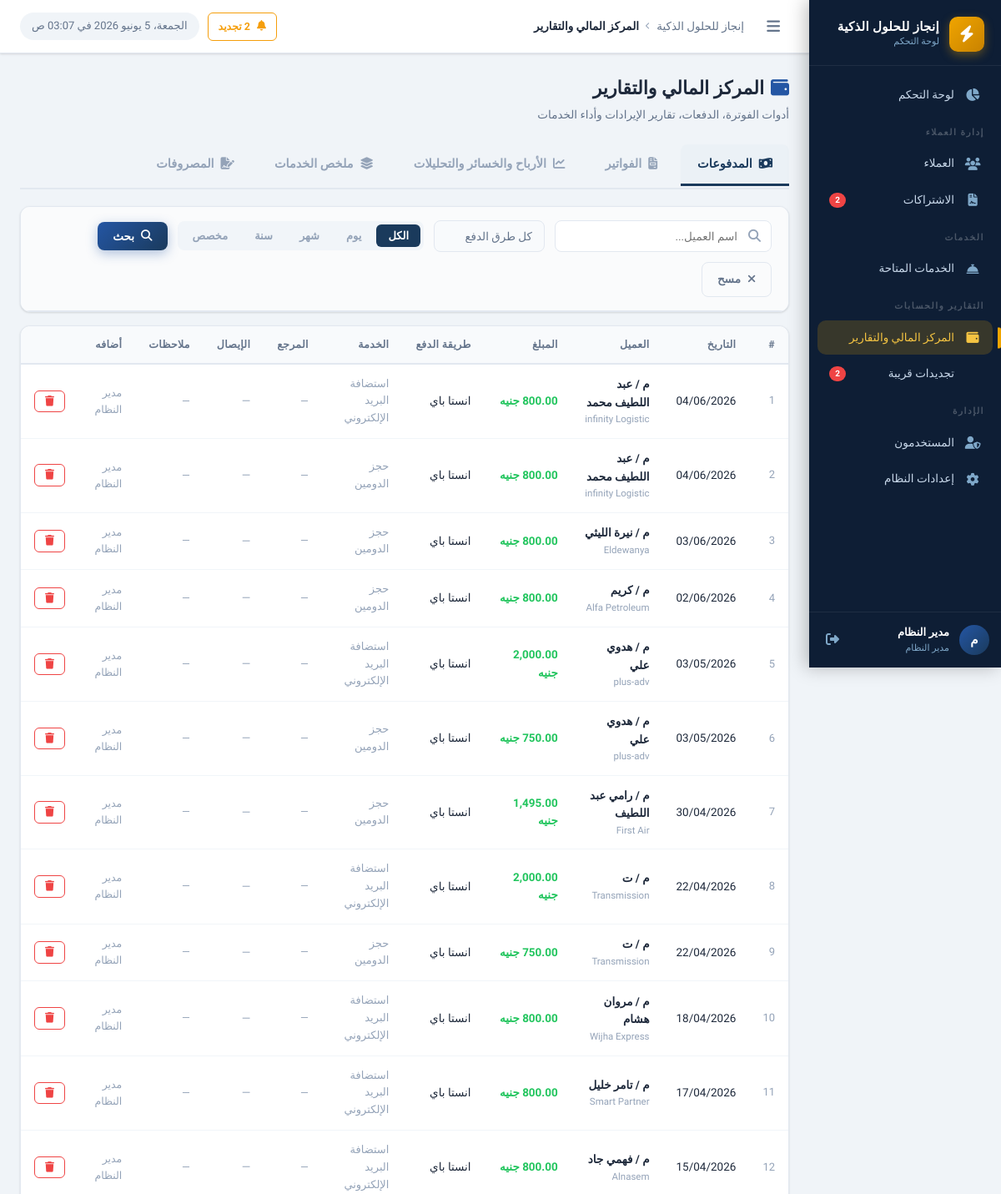
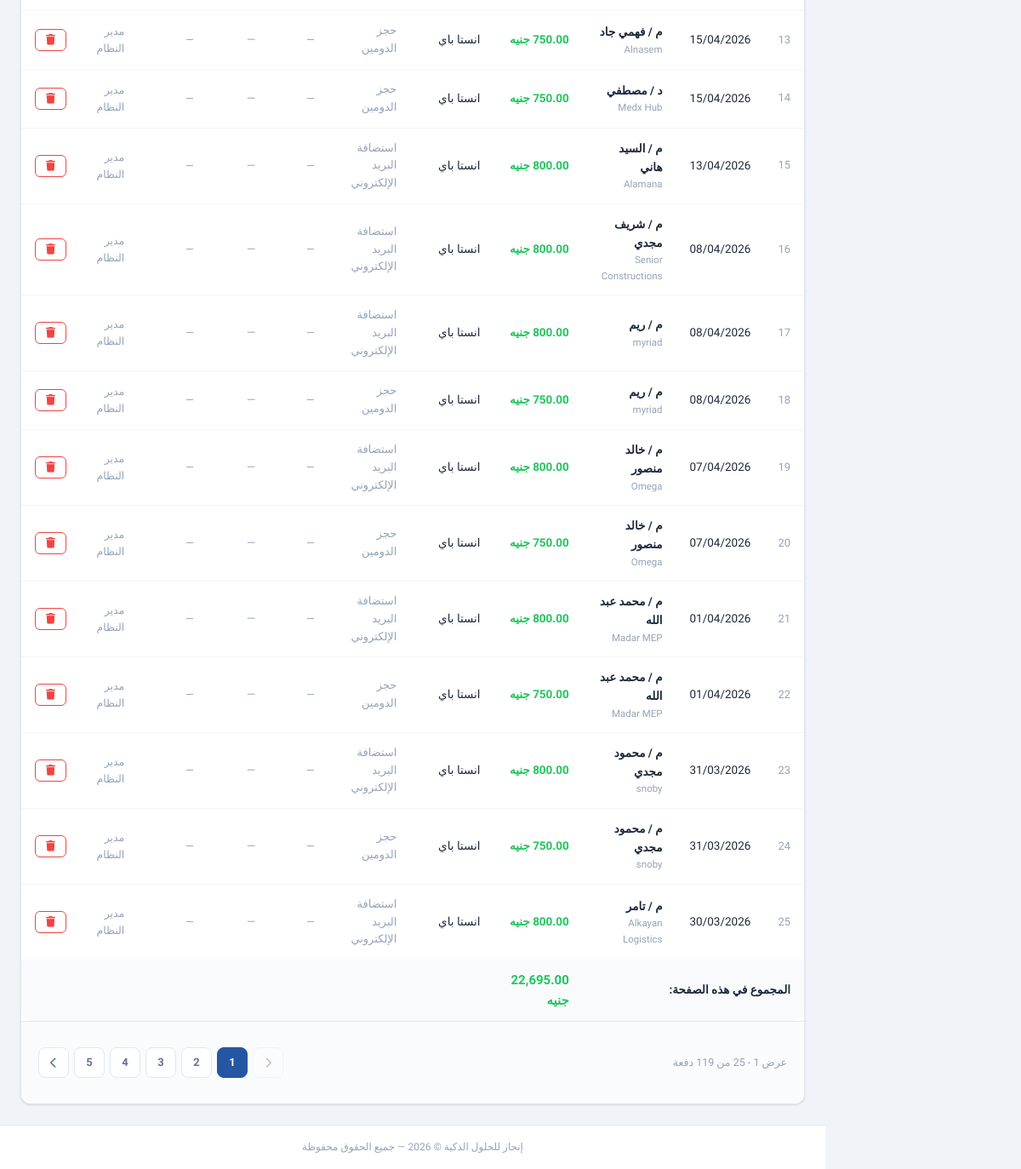
/reports/financial-hub.php?tab=payments (signed in), run on the app's committed database (2 pictures, top to bottom).
### tables this page shows
CREATE TABLE `payments` (
  `id` int UNSIGNED NOT NULL,
  `client_id` int UNSIGNED NOT NULL,
  `subscription_id` int UNSIGNED DEFAULT NULL COMMENT 'مرتبط باشتراك محدد (اختياري)',
  `amount` decimal(10,2) NOT NULL,
  `payment_date` date NOT NULL,
  `payment_method` varchar(100) NOT NULL DEFAULT 'كاش',
  `reference_number` varchar(200) DEFAULT NULL COMMENT 'رقم الإيصال أو التحويل',
  `notes` text,
  `receipt_file` varchar(255) DEFAULT NULL,
  `created_by` int UNSIGNED DEFAULT NULL,
  `created_at` datetime NOT NULL DEFAULT CURRENT_TIMESTAMP
);

CREATE TABLE `clients` (
  `id` int UNSIGNED NOT NULL,
  `name` varchar(200) NOT NULL COMMENT 'اسم العميل',
  `company_name` varchar(200) DEFAULT NULL COMMENT 'اسم الشركة',
  `mobile` varchar(20) NOT NULL COMMENT 'رقم الموبايل',
  `mobile_2` varchar(20) DEFAULT NULL COMMENT 'رقم موبايل إضافي',
  `activity` varchar(200) DEFAULT NULL COMMENT 'النشاط التجاري',
  `domain` varchar(255) DEFAULT NULL,
  `domain_provider` varchar(100) DEFAULT NULL,
  `username_note` varchar(200) DEFAULT NULL COMMENT 'اسم المستخدم (للإشارة)',
  `email` varchar(200) DEFAULT NULL,
  `address` text,
  `notes` text,
  `status` tinyint(1) NOT NULL DEFAULT '1' COMMENT '1=نشط, 0=موقوف',
  `created_by` int UNSIGNED DEFAULT NULL,
  `created_at` datetime NOT NULL DEFAULT CURRENT_TIMESTAMP,
  `updated_at` datetime NOT NULL DEFAULT CURRENT_TIMESTAMP ON UPDATE CURRENT_TIMESTAMP
);

CREATE TABLE `services` (
  `id` int UNSIGNED NOT NULL,
  `name` varchar(200) NOT NULL COMMENT 'اسم الخدمة',
  `description` text,
  `default_price` decimal(10,2) NOT NULL DEFAULT '0.00',
  `duration_months` int NOT NULL DEFAULT '12' COMMENT 'مدة الاشتراك الافتراضية بالأشهر',
  `status` tinyint(1) NOT NULL DEFAULT '1',
  `created_by` int UNSIGNED DEFAULT NULL,
  `created_at` datetime NOT NULL DEFAULT CURRENT_TIMESTAMP,
  `sort_order` int NOT NULL DEFAULT '0'
);

CREATE TABLE `users` (
  `id` int UNSIGNED NOT NULL,
  `username` varchar(100) NOT NULL,
  `password` varchar(255) NOT NULL,
  `full_name` varchar(200) NOT NULL,
  `role` enum('admin','employee') NOT NULL DEFAULT 'employee',
  `permissions` json DEFAULT NULL COMMENT 'صلاحيات مخصصة للموظف',
  `status` tinyint(1) NOT NULL DEFAULT '1' COMMENT '1=نشط, 0=موقوف',
  `last_login` datetime DEFAULT NULL,
  `created_at` datetime NOT NULL DEFAULT CURRENT_TIMESTAMP,
  `updated_at` datetime NOT NULL DEFAULT CURRENT_TIMESTAMP ON UPDATE CURRENT_TIMESTAMP
);

### includes/functions.php (called while the page is built, shortened)
<?php
function formatMoney(float $amount, string $currency = null): string {
    if ($currency === null) {
        $currency = getSetting('currency', 'جنيه');
    }
    return number_format($amount, 2) . ' ' . $currency;
}
function formatDate(?string $date, string $format = 'd/m/Y'): string {
    return date('d/m/Y', strtotime($date));
}
function paymentMethodLabel(string $method): string {
    $map = [
        'cash'     => 'كاش',
        'transfer' => 'تحويل بنكي',
        'check'    => 'شيك',
        'other'    => 'أخرى',
    ];
    return $map[$method] ?? $method;
}
function e(mixed $value): string {
    return htmlspecialchars((string)$value, ENT_QUOTES, 'UTF-8');
}
function clean(string $input): string {
    return trim(strip_tags($input));
}
function paginate(int $total, int $perPage, int $currentPage): array {
    $totalPages = max(1, (int)ceil($total / $perPage));
    $currentPage = max(1, min($currentPage, $totalPages));
    $offset = ($currentPage - 1) * $perPage;
    return [
        'total'        => $total,
        'per_page'     => $perPage,
        'current_page' => $currentPage,
        'total_pages'  => $totalPages,
        'offset'       => $offset,
        'has_prev'     => $currentPage > 1,
        'has_next'     => $currentPage < $totalPages,
    ];
}

### includes/auth.php (called while the page is built, shortened)
<?php
function hasPermission(string $permission): bool {
    if (($_SESSION['user_role'] ?? '') === 'admin') return true;
    $permissions = $_SESSION['user_permissions'] ?? [];
    return in_array($permission, $permissions, true);
}

### config/app.php (called while the page is built, shortened)
<?php
require_once INCLUDES_PATH . '/functions.php';
require_once INCLUDES_PATH . '/auth.php';
function getSettings(): array {
    static $settings = null;
    if ($settings === null) {
        try {
            $db  = getDB();
            $stmt = $db->query("SELECT `key`, `value` FROM `settings`");
            $settings = [];
            while ($row = $stmt->fetch()) {
                $settings[$row['key']] = $row['value'];
            }
        } catch (Exception $e) {
            $settings = [];
        }
    }
    return $settings;
}
function getSetting(string $key, string $default = ''): string {
    $settings = getSettings();
    return $settings[$key] ?? $default;
}

### reports/financial-hub.php (the view, shortened to what this page needs)
<?php
require_once dirname(__DIR__) . '/config/app.php';
$tab = $_GET['tab'] ?? 'payments';
$db = getDB();
if ($tab === 'payments') {
    $search  = clean($_GET['search'] ?? '');
    $method  = $_GET['method'] ?? '';
    $dateFrom= clean($_GET['date_from'] ?? '');
    $dateTo  = clean($_GET['date_to'] ?? '');
    $page    = max(1,(int)($_GET['page'] ?? 1));
    $perPage = 25;
    $where  = ['1=1'];
    $params = [];
    $whereStr = implode(' AND ', $where);
    $countStmt = $db->prepare("SELECT COUNT(*) FROM payments p LEFT JOIN clients c ON c.id=p.client_id WHERE $whereStr");
    $countStmt->execute($params);
    $total = (int)$countStmt->fetchColumn();
    $pager = paginate($total, $perPage, $page);
    $stmt = $db->prepare("
        SELECT p.*, c.name as client_name, c.company_name, u.full_name as added_by,
               s.name as service_name
        FROM payments p
        LEFT JOIN clients c ON c.id=p.client_id
        LEFT JOIN users u ON u.id=p.created_by
        LEFT JOIN client_subscriptions cs ON cs.id=p.subscription_id
        LEFT JOIN services s ON s.id=cs.service_id
        WHERE $whereStr
        ORDER BY p.payment_date DESC, p.created_at DESC
        LIMIT ? OFFSET ?
    ");
    $stmt->execute(array_merge($params,[$perPage,$pager['offset']]));
    $payments = $stmt->fetchAll();
        ?>
        <?php
}
require_once INCLUDES_PATH . '/header.php';
?>
<div class="page-header">
  <div class="page-header-text">
    <h1 class="page-title"><i class="fas fa-wallet" style="color:var(--primary-light);margin-left:8px;"></i>المركز المالي والتقارير</h1>
    <p class="page-subtitle">أدوات الفوترة، الدفعات، تقارير الإيرادات وأداء الخدمات</p>
  </div>
</div>
<div class="tabs-nav">
  <a href="?tab=payments" class="tab-btn <?= $tab === 'payments' ? 'active' : '' ?>">
    <i class="fas fa-money-bill-wave"></i> المدفوعات
  </a>
  <a href="?tab=invoices" class="tab-btn <?= $tab === 'invoices' ? 'active' : '' ?>">
    <i class="fas fa-file-invoice"></i> الفواتير
  </a>
  <a href="?tab=monthly" class="tab-btn <?= $tab === 'monthly' ? 'active' : '' ?>">
    <i class="fas fa-chart-line"></i> الأرباح والخسائر والتحليلات
  </a>
  <a href="?tab=services" class="tab-btn <?= $tab === 'services' ? 'active' : '' ?>">
    <i class="fas fa-layer-group"></i> ملخص الخدمات
  </a>
  <a href="?tab=expenses" class="tab-btn <?= $tab === 'expenses' ? 'active' : '' ?>">
    <i class="fas fa-file-signature"></i> المصروفات
  </a>
</div>
<div class="tab-content">
  <?php if ($tab === 'payments'): ?>
  <div class="card" style="margin-bottom:16px;">
    <div class="filters-bar">
      <form method="GET" style="display:flex;gap:12px;align-items:center;flex-wrap:wrap;width:100%;" id="searchForm">
        <div class="search-box">
          <input type="text" name="search" class="form-control" placeholder="اسم العميل..." value="<?= e($search) ?>" autocomplete="off">
        </div>
        <select name="method" class="form-control" style="width:auto;">
          <option value="">كل طرق الدفع</option>
        </select>
        <div class="btn-group" id="quickDateFilters" style="display:flex;gap:4px;background:#f1f5f9;padding:4px;border-radius:8px;">
          <button type="button" class="btn btn-sm" data-range="all" style="border:none;padding:6px 14px;border-radius:6px;font-weight:600;font-size:13px;cursor:pointer;transition:all 0.2s;">الكل</button>
          <button type="button" class="btn btn-sm" data-range="day" style="border:none;padding:6px 14px;border-radius:6px;font-weight:600;font-size:13px;cursor:pointer;transition:all 0.2s;">يوم</button>
          <button type="button" class="btn btn-sm" data-range="month" style="border:none;padding:6px 14px;border-radius:6px;font-weight:600;font-size:13px;cursor:pointer;transition:all 0.2s;">شهر</button>
          <button type="button" class="btn btn-sm" data-range="year" style="border:none;padding:6px 14px;border-radius:6px;font-weight:600;font-size:13px;cursor:pointer;transition:all 0.2s;">سنة</button>
          <button type="button" class="btn btn-sm" data-range="custom" style="border:none;padding:6px 14px;border-radius:6px;font-weight:600;font-size:13px;cursor:pointer;transition:all 0.2s;">مخصص</button>
        </div>
        <button type="submit" class="btn btn-primary"><i class="fas fa-search"></i> بحث</button>
        <a href="?tab=payments" class="btn btn-outline" id="clearSearchBtn"><i class="fas fa-times"></i> مسح</a>
      </form>
    </div>
  </div>
  <div class="card">
    <div class="table-wrapper">
      <table class="data-table">
        <thead>
          <tr>
            <th>#</th>
            <th>التاريخ</th>
            <th>العميل</th>
            <th>المبلغ</th>
            <th>طريقة الدفع</th>
            <th>الخدمة</th>
            <th>المرجع</th>
            <th>الإيصال</th>
            <th>ملاحظات</th>
            <th>أضافه</th>
            <?php if (hasPermission('delete_payments')): ?><th></th><?php endif; ?>
          </tr>
        </thead>
        <tbody>
          <?php if (empty($payments)): ?>
          <tr><td colspan="11"><div class="empty-state"><div class="empty-icon"><i class="fas fa-coins"></i></div><p class="empty-title">لا توجد مدفوعات</p></div></td></tr>
          <?php else: ?>
          <?php foreach ($payments as $i => $pay): ?>
          <tr>
            <td class="text-muted"><?= $pager['offset']+$i+1 ?></td>
            <td><?= formatDate($pay['payment_date']) ?></td>
            <td>
              <a href="../clients/view.php?id=<?= $pay['client_id'] ?>" style="font-weight:600;color:var(--text-primary);">
                <?= e($pay['client_name']) ?>
              </a>
              <?php if ($pay['company_name']): ?>
              <div style="font-size:11.5px;color:var(--text-muted);"><?= e($pay['company_name']) ?></div>
              <?php endif; ?>
            </td>
            <td style="color:var(--success);font-weight:700;"><?= formatMoney($pay['amount']) ?></td>
            <td><?= paymentMethodLabel($pay['payment_method']) ?></td>
            <td class="text-muted"><?= e($pay['service_name'] ?: '—') ?></td>
            <td class="text-muted fs-sm"><?= e($pay['reference_number'] ?: '—') ?></td>
            <td>
              <?php if (!empty($pay['receipt_file'])): ?>
                <a href="../<?= e($pay['receipt_file']) ?>" target="_blank" class="btn btn-sm btn-outline-info" title="عرض الإيصال" style="padding: 2px 6px; font-size: 11.5px;">
                  <i class="fas fa-file-invoice"></i> عرض
                </a>
              <?php else: ?>
                <span class="text-muted">—</span>
              <?php endif; ?>
            </td>
            <td class="text-muted fs-sm"><?= e($pay['notes'] ?: '—') ?></td>
            <td class="text-muted fs-sm"><?= e($pay['added_by'] ?? '—') ?></td>
            <?php if (hasPermission('delete_payments')): ?>
            <td>
              <a href="delete.php?id=<?= $pay['id'] ?>&client_id=<?= $pay['client_id'] ?>"
                 class="btn btn-sm btn-outline-danger" data-confirm="حذف هذه الدفعة؟">
                <i class="fas fa-trash"></i>
              </a>
            </td>
            <?php endif; ?>
          </tr>
          <?php endforeach; ?>
          <?php endif; ?>
        </tbody>
        <tfoot class="table-totals">
          <?php if (!empty($payments)): ?>
          <tr style="background:#f8fafc;font-weight:700;">
            <td colspan="3" style="padding:12px 16px;text-align:right;">المجموع في هذه الصفحة:</td>
            <td style="padding:12px 16px;color:var(--success);font-size:15px;">
              <?= formatMoney(array_sum(array_column($payments,'amount'))) ?>
            </td>
            <td colspan="<?= hasPermission('delete_payments') ? 7 : 6 ?>"></td>
          </tr>
          <?php endif; ?>
        </tfoot>
      </table>
    </div>
    <div class="card-footer" style="<?= $pager['total_pages'] <= 1 ? 'display:none;' : '' ?>">
      <?php if ($pager['total_pages'] > 1): ?>
      <div style="display:flex;align-items:center;justify-content:space-between;gap:12px;flex-wrap:wrap;">
        <span class="text-muted fs-sm">
          عرض <?= $pager['offset'] + 1 ?> - <?= min($pager['offset'] + $perPage, $total) ?>
          من <?= $total ?> دفعة
        </span>
        <div class="pagination">
          <?php
          $queryBase = http_build_query(array_filter(['search' => $search, 'method' => $method, 'date_from' => $dateFrom, 'date_to' => $dateTo]));
          $sep = $queryBase ? '&' : '';
          ?>
          <a href="?tab=payments&<?= $queryBase ?><?= $sep ?>page=<?= $pager['current_page'] - 1 ?>"
             class="page-btn <?= !$pager['has_prev'] ? 'disabled' : '' ?>" data-page="<?= $pager['current_page'] - 1 ?>">
            <i class="fas fa-chevron-right"></i>
          </a>
          <?php for ($p = 1; $p <= $pager['total_pages']; $p++): ?>
          <a href="?tab=payments&<?= $queryBase ?><?= $sep ?>page=<?= $p ?>"
             class="page-btn <?= $p === $pager['current_page'] ? 'active' : '' ?>" data-page="<?= $p ?>">
            <?= $p ?>
          </a>
          <?php endfor; ?>
          <a href="?tab=payments&<?= $queryBase ?><?= $sep ?>page=<?= $pager['current_page'] + 1 ?>"
             class="page-btn <?= !$pager['has_next'] ? 'disabled' : '' ?>" data-page="<?= $pager['current_page'] + 1 ?>">
            <i class="fas fa-chevron-left"></i>
          </a>
        </div>
      </div>
      <?php endif; ?>
    </div>
  </div>
  <?php endif; ?>
</div>
<?php require_once INCLUDES_PATH . '/footer.php'; ?>

### reports/financial-hub.php (style rules this page uses)
.tabs-nav { display: flex; gap: 8px; border-bottom: 2px solid #e2e8f0; margin-bottom: 20px; padding-bottom: 2px; flex-wrap: wrap; }
.tab-btn { display: flex; align-items: center; gap: 8px; padding: 12px 20px; text-decoration: none; font-weight: 700; color: var(--text-muted); border-radius: 8px 8px 0 0; transition: all 0.2s ease; font-size: 14.5px; border-bottom: 3px solid transparent; }
.tab-btn.active { color: var(--primary); border-bottom-color: var(--primary); background: rgba(36,86,164,0.02); }

### data on the page
payments: offset "1", payment_date "04/06/2026", client.name "م / عبد اللطيف محمد", client.company_name "infinity Logistic", amount "800.00 جنيه", payment_method "انستا باي", services.name "استضافة البريد الإلكتروني", reference_number "—", notes "—", created_by.full_name "مدير النظام"
payments: offset "2", payment_date "04/06/2026", client.name "م / عبد اللطيف محمد", client.company_name "infinity Logistic", amount "800.00 جنيه", payment_method "انستا باي", services.name "حجز الدومين", reference_number "—", notes "—", created_by.full_name "مدير النظام"
payments: offset "3", payment_date "03/06/2026", client.name "م / نيرة الليثي", client.company_name "Eldewanya", amount "800.00 جنيه", payment_method "انستا باي", services.name "حجز الدومين", reference_number "—", notes "—", created_by.full_name "مدير النظام"
payments: offset "4", payment_date "02/06/2026", client.name "م / كريم", client.company_name "Alfa Petroleum", amount "800.00 جنيه", payment_method "انستا باي", services.name "حجز الدومين", reference_number "—", notes "—", created_by.full_name "مدير النظام"
payments: offset "5", payment_date "03/05/2026", client.name "م / هدوي علي", client.company_name "plus-adv", amount "2,000.00 جنيه", payment_method "انستا باي", services.name "استضافة البريد الإلكتروني", reference_number "—", notes "—", created_by.full_name "مدير النظام"
payments: offset "6", payment_date "03/05/2026", client.name "م / هدوي علي", client.company_name "plus-adv", amount "750.00 جنيه", payment_method "انستا باي", services.name "حجز الدومين", reference_number "—", notes "—", created_by.full_name "مدير النظام"
payments: offset "7", payment_date "30/04/2026", client.name "م / رامي عبد اللطيف", client.company_name "First Air", amount "1,495.00 جنيه", payment_method "انستا باي", services.name "حجز الدومين", reference_number "—", notes "—", created_by.full_name "مدير النظام"
payments: offset "8", payment_date "22/04/2026", client.name "م / ت", client.company_name "Transmission", amount "2,000.00 جنيه", payment_method "انستا باي", services.name "استضافة البريد الإلكتروني", reference_number "—", notes "—", created_by.full_name "مدير النظام"
payments: offset "9", payment_date "22/04/2026", client.name "م / ت", client.company_name "Transmission", amount "750.00 جنيه", payment_method "انستا باي", services.name "حجز الدومين", reference_number "—", notes "—", created_by.full_name "مدير النظام"
payments: offset "10", payment_date "18/04/2026", client.name "م / مروان هشام", client.company_name "Wijha Express", amount "800.00 جنيه", payment_method "انستا باي", services.name "استضافة البريد الإلكتروني", reference_number "—", notes "—", created_by.full_name "مدير النظام"
payments: offset "11", payment_date "17/04/2026", client.name "م / تامر خليل", client.company_name "Smart Partner", amount "800.00 جنيه", payment_method "انستا باي", services.name "استضافة البريد الإلكتروني", reference_number "—", notes "—", created_by.full_name "مدير النظام"
payments: offset "12", payment_date "15/04/2026", client.name "م / فهمي جاد", client.company_name "Alnasem", amount "800.00 جنيه", payment_method "انستا باي", services.name "استضافة البريد الإلكتروني", reference_number "—", notes "—", created_by.full_name "مدير النظام"
payments: offset "13", payment_date "15/04/2026", client.name "م / فهمي جاد", client.company_name "Alnasem", amount "750.00 جنيه", payment_method "انستا باي", services.name "حجز الدومين", reference_number "—", notes "—", created_by.full_name "مدير النظام"
payments: offset "14", payment_date "15/04/2026", client.name "د / مصطفي", client.company_name "Medx Hub", amount "750.00 جنيه", payment_method "انستا باي", services.name "حجز الدومين", reference_number "—", notes "—", created_by.full_name "مدير النظام"
payments: offset "15", payment_date "13/04/2026", client.name "م / السيد هاني", client.company_name "Alamana", amount "800.00 جنيه", payment_method "انستا باي", services.name "استضافة البريد الإلكتروني", reference_number "—", notes "—", created_by.full_name "مدير النظام"
payments: offset "16", payment_date "08/04/2026", client.name "م / شريف مجدي", client.company_name "Senior Constructions", amount "800.00 جنيه", payment_method "انستا باي", services.name "استضافة البريد الإلكتروني", reference_number "—", notes "—", created_by.full_name "مدير النظام"
payments: offset "17", payment_date "08/04/2026", client.name "م / ريم", client.company_name "myriad", amount "800.00 جنيه", payment_method "انستا باي", services.name "استضافة البريد الإلكتروني", reference_number "—", notes "—", created_by.full_name "مدير النظام"
payments: offset "18", payment_date "08/04/2026", client.name "م / ريم", client.company_name "myriad", amount "750.00 جنيه", payment_method "انستا باي", services.name "حجز الدومين", reference_number "—", notes "—", created_by.full_name "مدير النظام"
payments: offset "19", payment_date "07/04/2026", client.name "م / خالد منصور", client.company_name "Omega", amount "800.00 جنيه", payment_method "انستا باي", services.name "استضافة البريد الإلكتروني", reference_number "—", notes "—", created_by.full_name "مدير النظام"
payments: offset "20", payment_date "07/04/2026", client.name "م / خالد منصور", client.company_name "Omega", amount "750.00 جنيه", payment_method "انستا باي", services.name "حجز الدومين", reference_number "—", notes "—", created_by.full_name "مدير النظام"
payments: offset "21", payment_date "01/04/2026", client.name "م / محمد عبد الله", client.company_name "Madar MEP", amount "800.00 جنيه", payment_method "انستا باي", services.name "استضافة البريد الإلكتروني", reference_number "—", notes "—", created_by.full_name "مدير النظام"
payments: offset "22", payment_date "01/04/2026", client.name "م / محمد عبد الله", client.company_name "Madar MEP", amount "750.00 جنيه", payment_method "انستا باي", services.name "حجز الدومين", reference_number "—", notes "—", created_by.full_name "مدير النظام"
payments: offset "23", payment_date "31/03/2026", client.name "م / محمود مجدي", client.company_name "snoby", amount "800.00 جنيه", payment_method "انستا باي", services.name "استضافة البريد الإلكتروني", reference_number "—", notes "—", created_by.full_name "مدير النظام"
payments: offset "24", payment_date "31/03/2026", client.name "م / محمود مجدي", client.company_name "snoby", amount "750.00 جنيه", payment_method "انستا باي", services.name "حجز الدومين", reference_number "—", notes "—", created_by.full_name "مدير النظام"
payments: offset "25", payment_date "30/03/2026", client.name "م / تامر", client.company_name "Alkayan Logistics", amount "800.00 جنيه", payment_method "انستا باي", services.name "استضافة البريد الإلكتروني", reference_number "—", notes "—", created_by.full_name "مدير النظام"

### other printed values
$companyName "إنجاز للحلول الذكية"
$renewalCount "2"
$userInitial "م"
$userName "مدير النظام"
$userRole "مدير النظام"
$pageTitle "المركز المالي والتقارير"
formatMoney(array_sum(array_column($payments,'amount'))) "22,695.00 جنيه"
